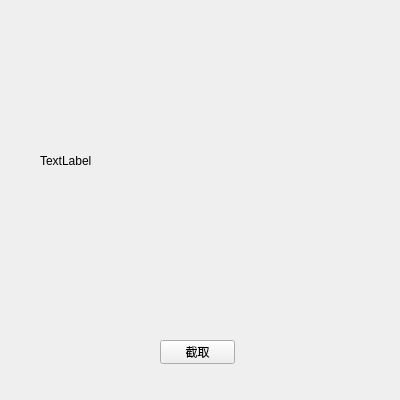
<?xml version="1.0" encoding="UTF-8"?>
<ui version="4.0">
 <class>widget</class>
 <widget class="QWidget" name="widget">
  <property name="enabled">
   <bool>true</bool>
  </property>
  <property name="geometry">
   <rect>
    <x>0</x>
    <y>0</y>
    <width>400</width>
    <height>400</height>
   </rect>
  </property>
  <property name="minimumSize">
   <size>
    <width>400</width>
    <height>400</height>
   </size>
  </property>
  <property name="maximumSize">
   <size>
    <width>400</width>
    <height>400</height>
   </size>
  </property>
  <property name="windowTitle">
   <string>面部截取</string>
  </property>
  <widget class="QLabel" name="label">
   <property name="geometry">
    <rect>
     <x>40</x>
     <y>30</y>
     <width>321</width>
     <height>261</height>
    </rect>
   </property>
   <property name="text">
    <string>TextLabel</string>
   </property>
  </widget>
  <widget class="QPushButton" name="pushButton">
   <property name="geometry">
    <rect>
     <x>160</x>
     <y>340</y>
     <width>75</width>
     <height>24</height>
    </rect>
   </property>
   <property name="styleSheet">
    <string notr="true">font: 9pt &quot;Microsoft Tai Le&quot;;</string>
   </property>
   <property name="text">
    <string>截取</string>
   </property>
  </widget>
  <widget class="QLabel" name="label_2">
   <property name="geometry">
    <rect>
     <x>110</x>
     <y>310</y>
     <width>181</width>
     <height>16</height>
    </rect>
   </property>
   <property name="text">
    <string/>
   </property>
  </widget>
 </widget>
 <resources/>
 <connections/>
</ui>
